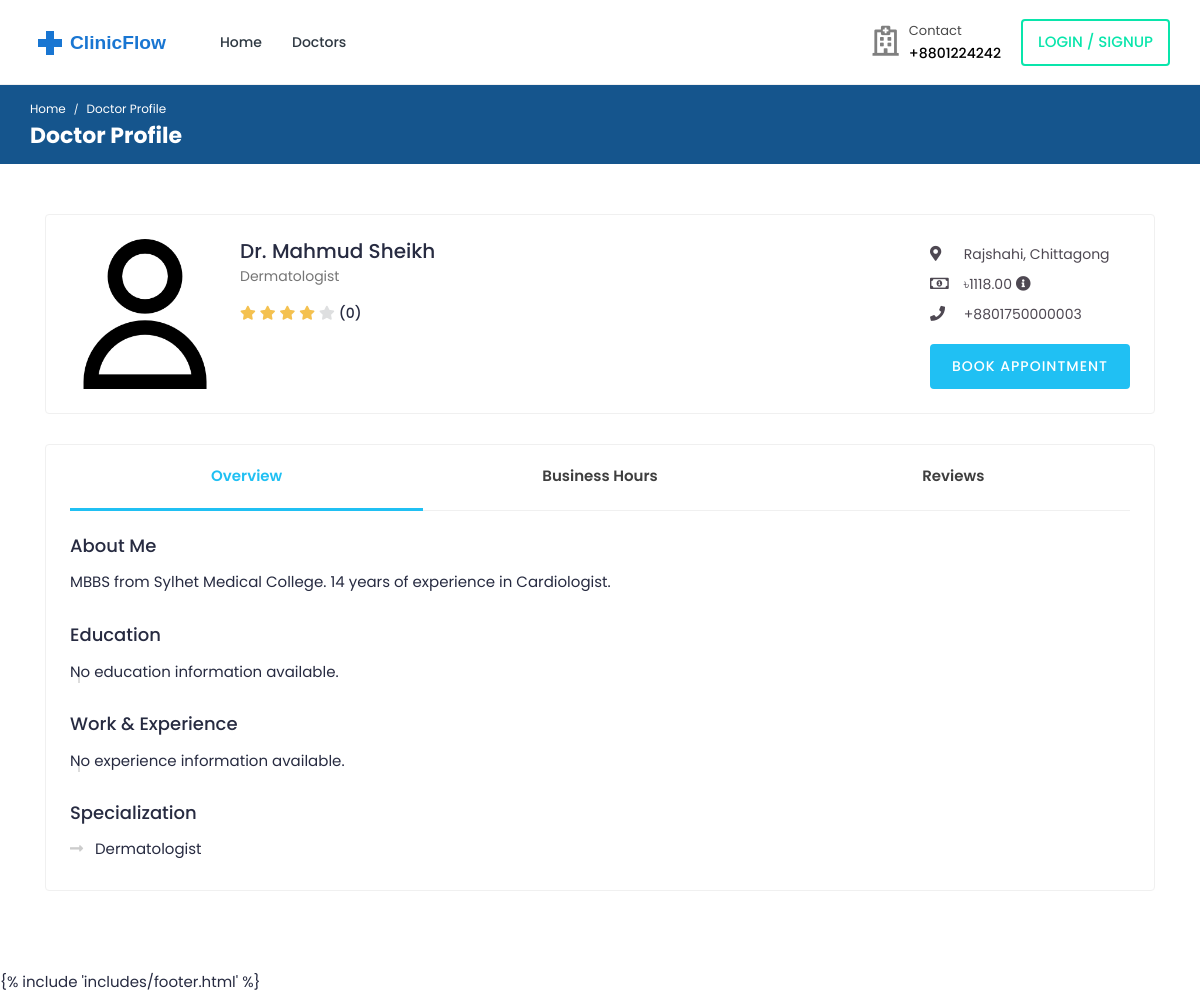
Page /doctors/doctor3/profile/ on the committed database.
### accounts/models.py (models this page shows, shortened)
class User(AbstractUser):
    class RoleChoices(models.TextChoices):
        DOCTOR = "doctor", "Doctor"
        PATIENT = "patient", "Patient"
    username = models.CharField(max_length=30, unique=True)
    role = models.CharField(
        choices=RoleChoices.choices,
        max_length=20,
        default="patient",
        error_messages={"required": "Role must be provided"},
    )
    email = models.EmailField(
        blank=True,
        error_messages={
            "unique": "A user with that email already exists.",
        },
    )
    first_name = models.CharField(max_length=150, blank=True)
    last_name = models.CharField(max_length=150, blank=True)
    registration_number = models.IntegerField(null=True, blank=True)
    USERNAME_FIELD = "username"
    REQUIRED_FIELDS = []
    objects = CustomUserManager()
    def get_full_name(self):
        full_name = "%s %s" % (self.first_name, self.last_name)
        return full_name.strip() or self.username
    @property
    def rating(self):
        return 4  # Default value
    @property
    def average_rating(self):
        return (
            self.reviews_received.aggregate(Avg("rating"))["rating__avg"] or 0
        )

class Profile(models.Model):
    user = models.OneToOneField(
        User, on_delete=models.CASCADE, related_name="profile"
    )
    avatar = models.ImageField(
        default="defaults/user.png", upload_to=profile_photo_directory_path
    )
    phone = models.CharField(max_length=20, blank=True, null=True)
    dob = models.DateField(blank=True, null=True)
    about = models.TextField(blank=True, null=True)
    specialization = models.CharField(max_length=255, blank=True, null=True)
    gender = models.CharField(
        max_length=10,
        choices=[("male", "Male"), ("female", "Female"), ("other", "Other")],
        blank=True,
    )
    address = models.TextField(blank=True, null=True)
    city = models.CharField(max_length=100, blank=True)
    state = models.CharField(max_length=100, blank=True)
    postal_code = models.CharField(max_length=20, blank=True)
    country = models.CharField(max_length=100, blank=True)
    price_per_consultation = models.DecimalField(
        max_digits=10, decimal_places=2, null=True, blank=True
    )
    is_available = models.BooleanField(default=True)
    blood_group = models.CharField(
        max_length=5,
        choices=[
            ("A+", "A+"),
            ("A-", "A-"),
            ("B+", "B+"),
            ("B-", "B-"),
            ("O+", "O+"),
            ("O-", "O-"),
            ("AB+", "AB+"),
            ("AB-", "AB-"),
        ],
        blank=True,
        null=True,
    )
    allergies = models.TextField(blank=True, null=True)
    medical_conditions = models.TextField(blank=True, null=True)
    @property
    def image(self):
        return (
            self.avatar.url
            if self.avatar.storage.exists(self.avatar.name)
            else "{}defaults/user.png".format(settings.MEDIA_URL)
        )

### doctors/views.py (the view)
class DoctorProfileView(DetailView):
    context_object_name = "doctor"
    model = User
    slug_url_kwarg = "username"
    slug_field = "username"
    template_name = "doctors/profile.html"
    def get_object(self, queryset=None):
        if queryset is None:
            queryset = self.get_queryset()
        slug = self.kwargs.get(self.slug_url_kwarg)
        queryset = queryset.select_related("profile").prefetch_related(
            "educations",
            "experiences",
            "sunday__time_range",
            "monday__time_range",
            "tuesday__time_range",
            "wednesday__time_range",
            "thursday__time_range",
            "friday__time_range",
            "saturday__time_range",
        )
        try:
            obj = queryset.get(
                **{self.slug_field: slug, "role": User.RoleChoices.DOCTOR}
            )
        except User.DoesNotExist:
            raise Http404(f"No doctor found matching the username")
        return obj
    def get_context_data(self, **kwargs):
        context = super().get_context_data(**kwargs)
        doctor = self.object
        current_day = datetime.now().strftime("%A")
        business_hours = {
            "Sunday": (
                doctor.sunday.time_range.all()
                if hasattr(doctor, "sunday")
                else []
            ),
            "Monday": (
                doctor.monday.time_range.all()
                if hasattr(doctor, "monday")
                else []
            ),
            "Tuesday": (
                doctor.tuesday.time_range.all()
                if hasattr(doctor, "tuesday")
                else []
            ),
            "Wednesday": (
                doctor.wednesday.time_range.all()
                if hasattr(doctor, "wednesday")
                else []
            ),
            "Thursday": (
                doctor.thursday.time_range.all()
                if hasattr(doctor, "thursday")
                else []
            ),
            "Friday": (
                doctor.friday.time_range.all()
                if hasattr(doctor, "friday")
                else []
            ),
            "Saturday": (
                doctor.saturday.time_range.all()
                if hasattr(doctor, "saturday")
                else []
            ),
        }
        context.update(
            {
                "current_day": current_day,
                "business_hours": business_hours,
                "reviews": doctor.reviews_received.select_related(
                    "patient", "patient__profile"
                ).order_by("-created_at"),
            }
        )
        return context

### doctors/templatetags/time_filters.py (called while the page is built)
@register.filter(name="time_12hr")
def time_12hr(value):
    if isinstance(value, str):
        time_obj = datetime.strptime(value, "%H:%M:%S").time()
    else:
        time_obj = value
    return time_obj.strftime("%I:%M %p")

### templates/doctors/profile.html (shortened to what this page needs)
{% extends 'base.html' %}
{% load static %}
{% load time_filters %}
{% block content %}
    <div class="breadcrumb-bar">
        <div class="container-fluid">
            <div class="row align-items-center">
                <div class="col-md-12 col-12">
                    <nav aria-label="breadcrumb" class="page-breadcrumb">
                        <ol class="breadcrumb">
                            <li class="breadcrumb-item"><a href="{% url 'core:home' %}">Home</a></li>
                            <li class="breadcrumb-item active" aria-current="page">Doctor Profile</li>
                        </ol>
                    </nav>
                    <h2 class="breadcrumb-title">Doctor Profile</h2>
                </div>
            </div>
        </div>
    </div>
    <div class="content">
        <div class="container">
            <div class="card">
                <div class="card-body">
                    <div class="doctor-widget">
                        <div class="doc-info-left">
                            <div class="doctor-img">
                                <img src="{{ doctor.profile.image }}" class="img-fluid" alt="{{ doctor.get_full_name }}">
                            </div>
                            <div class="doc-info-cont">
                                <h4 class="doc-name">Dr. {{ doctor.get_full_name }}</h4>
                                <p class="doc-speciality">{{ doctor.profile.specialization }}</p>
                                <div class="rating">
                                    <i class="fas fa-star {% if doctor.rating >= 1 %}filled{% endif %}"></i>
                                    <i class="fas fa-star {% if doctor.rating >= 2 %}filled{% endif %}"></i>
                                    <i class="fas fa-star {% if doctor.rating >= 3 %}filled{% endif %}"></i>
                                    <i class="fas fa-star {% if doctor.rating >= 4 %}filled{% endif %}"></i>
                                    <i class="fas fa-star {% if doctor.rating >= 5 %}filled{% endif %}"></i>
                                    <span class="d-inline-block average-rating">({{ doctor.reviews_count|default:0 }})</span>
                                </div>
                            </div>
                        </div>
                        <div class="doc-info-right">
                            <div class="clini-infos">
                                <ul>
                                    {% if doctor.profile.city or doctor.profile.state %}
                                        <li>
                                            <i class="fas fa-map-marker-alt"></i>
                                            {{ doctor.profile.city }}{% if doctor.profile.state %}, {{ doctor.profile.state }}{% endif %}
                                        </li>
                                    {% endif %}
                                    {% if doctor.profile.price_per_consultation %}
                                        <li>
                                            <i class="far fa-money-bill-alt"></i> ৳{{ doctor.profile.price_per_consultation }}
                                            <i class="fas fa-info-circle" data-toggle="tooltip" title="Consultation Fee"></i>
                                        </li>
                                    {% endif %}
                                    {% if doctor.profile.phone %}
                                        <li><i class="fas fa-phone"></i> {{ doctor.profile.phone }}</li>
                                    {% endif %}
                                </ul>
                            </div>
                            <div class="clinic-booking">
                                <a class="apt-btn" href="{% url 'bookings:doctor-booking-view' doctor.username %}">Book Appointment</a>
                            </div>
                        </div>
                    </div>
                </div>
            </div>
            <div class="card">
                <div class="card-body pt-0">
                    <nav class="user-tabs mb-4">
                        <ul class="nav nav-tabs nav-tabs-bottom nav-justified">
                            <li class="nav-item">
                                <a class="nav-link active" href="#doc_overview" data-toggle="tab">Overview</a>
                            </li>
                            <li class="nav-item">
                                <a class="nav-link" href="#doc_business_hours" data-toggle="tab">Business Hours</a>
                            </li>
                            <li class="nav-item">
                                <a class="nav-link" href="#doc_reviews" data-toggle="tab">Reviews</a>
                            </li>
                        </ul>
                    </nav>
                    <div class="tab-content pt-0">
                        <div role="tabpanel" id="doc_overview" class="tab-pane fade show active">
                            <div class="row">
                                <div class="col-md-12 col-lg-9">
                                    {% if doctor.profile.about %}
                                    <div class="widget about-widget">
                                        <h4 class="widget-title">About Me</h4>
                                        <p>{{ doctor.profile.about }}</p>
                                    </div>
                                    {% endif %}
                                    <div class="widget education-widget">
                                        <h4 class="widget-title">Education</h4>
                                        <div class="experience-box">
                                            <ul class="experience-list">
                                                {% for education in doctor.educations.all %}
                                                    <li>
                                                        <div class="experience-user">
                                                            <div class="before-circle"></div>
                                                        </div>
                                                        <div class="experience-content">
                                                            <div class="timeline-content">
                                                                <a href="#" class="name">{{ education.college }}</a>
                                                                <div>{{ education.degree }}</div>
                                                                <span class="time">{{ education.year_of_completion }}</span>
                                                            </div>
                                                        </div>
                                                    </li>
                                                {% empty %}
                                                    <li>No education information available.</li>
                                                {% endfor %}
                                            </ul>
                                        </div>
                                    </div>
                                    <div class="widget experience-widget">
                                        <h4 class="widget-title">Work & Experience</h4>
                                        <div class="experience-box">
                                            <ul class="experience-list">
                                                {% for experience in doctor.experiences.all %}
                                                    <li>
                                                        <div class="experience-user">
                                                            <div class="before-circle"></div>
                                                        </div>
                                                        <div class="experience-content">
                                                            <div class="timeline-content">
                                                                <a href="#" class="name">{{ experience.institution }}</a>
                                                                <div>{{ experience.designation }}</div>
                                                                <span class="time">{{ experience.from_year }} - {% if experience.to_year %}{{ experience.to_year }}{% else %}Present{% endif %}</span>
                                                            </div>
                                                        </div>
                                                    </li>
                                                {% empty %}
                                                    <li>No experience information available.</li>
                                                {% endfor %}
                                            </ul>
                                        </div>
                                    </div>
                                    {% if doctor.profile.specialization %}
                                        <div class="service-list">
                                            <h4>Specialization</h4>
                                            <ul class="clearfix">
                                                <li>{{ doctor.profile.specialization }}</li>
                                            </ul>
                                        </div>
                                    {% endif %}
                                </div>
                            </div>
                        </div>
                    </div>
                </div>
            </div>
        </div>
    </div>
{% endblock %}

### rows in the picture
User: profile.image (placeholder picture), get_full_name "Mahmud Sheikh", profile.specialization "Dermatologist", profile.city "Rajshahi", profile.state "Chittagong", profile.price_per_consultation "1118.00", profile.phone "+8801750000003", profile.about "MBBS from Sylhet Medical College. 14 years of experience in Cardiologist."

### other values in the picture
{{ doctor.reviews_count|default:0 }} "0"
